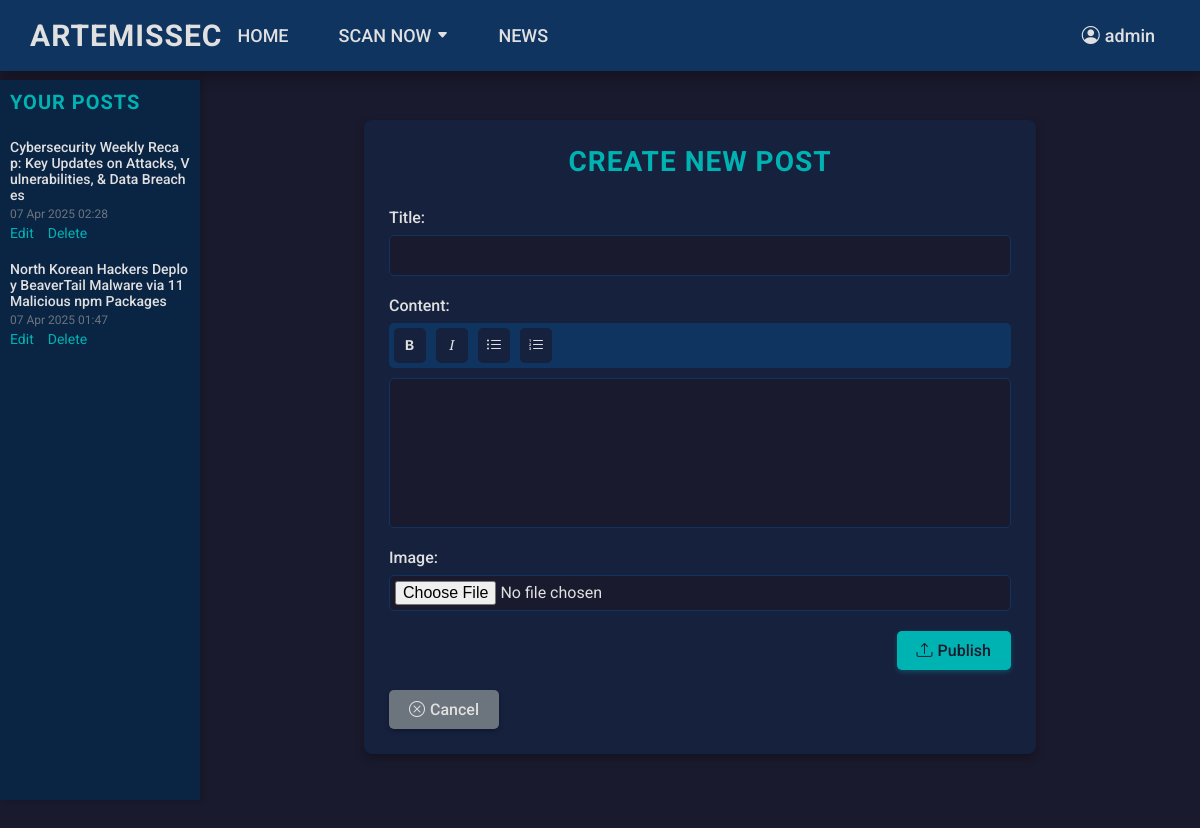
The app's page /news/ (signed in) with its own data.
### authentication/models.py (models this page shows, shortened)
class CustomUser(AbstractUser):
    first_name = models.CharField(max_length=30, verbose_name="First Name")
    last_name = models.CharField(max_length=30, verbose_name="Last Name")
    birth_date = models.DateField(null=True, blank=True, verbose_name="Date of Birth")
    registration_date = models.DateTimeField(auto_now_add=True, verbose_name="Registration Date")
    last_login = models.DateTimeField(null=True, blank=True, verbose_name="Last Login", auto_now=True)  # Nuevo campo
    ACADEMIC_LEVEL_CHOICES = [
        ('student', 'Student'),
        ('professional', 'Professional'),
        ('other', 'Other'),
    ]
    academic_level = models.CharField(
        max_length=20,
        choices=ACADEMIC_LEVEL_CHOICES,
        default='student',
        verbose_name="Academic Level"
    )
    groups = models.ManyToManyField(
        'auth.Group',
        related_name='customuser_groups',  # Unique reverse accessor name
        blank=True,
        help_text='The groups this user belongs to.',
        related_query_name='customuser'
    )
    user_permissions = models.ManyToManyField(
        'auth.Permission',
        related_name='customuser_permissions',  # Unique reverse accessor name
        blank=True,
        help_text='Specific permissions for this user.',
        related_query_name='customuser'
    )

### news/models.py (models this page shows, shortened)
class News(models.Model):
    title = models.CharField(max_length=200)
    content = models.TextField()
    image = models.ImageField(upload_to='news_images/', blank=True, null=True)
    author = models.ForeignKey(settings.AUTH_USER_MODEL, on_delete=models.CASCADE)
    created_at = models.DateTimeField(auto_now_add=True)
    updated_at = models.DateTimeField(auto_now=True)

### news/views.py (the view, shortened to what this page needs)
# urls.py: path('news/', NewsCreateView.as_view(), name='create_news'),
class NewsCreateView(LoginRequiredMixin, CreateView):
    model = News
    form_class = NewsForm
    template_name = 'news/create_news.html'
    success_url = reverse_lazy('home')
    def get_context_data(self, **kwargs):
        context = super().get_context_data(**kwargs)
        context['user_news'] = News.objects.filter(author=self.request.user).order_by('-created_at')
        return context

### news/forms.py
class NewsForm(forms.ModelForm):
    class Meta:
        model = News
        fields = ['title', 'content', 'image']

### news/templates/news/create_news.html (shortened to what this page needs)
{% extends 'base.html' %}
{% load static %}
{% block extra_css %}
    <link rel="stylesheet" href="{% static 'css/news.css' %}">
{% endblock %}
{% block content %}
    <div class="create-news-container">
        <div class="history-panel">
            <h2>Your Posts</h2>
            {% for news in user_news %}
                <div class="history-item">
                    <p>{{ news.title }}</p>
                    <small>{{ news.created_at|date:"d M Y H:i" }}</small>
                    <a href="#" class="edit-link" data-id="{{ news.pk }}">Edit</a>
                    <a href="#" class="delete-link" data-id="{{ news.pk }}">Delete</a>
                </div>
            {% empty %}
                <p class="no-posts">No posts yet.</p>
            {% endfor %}
        </div>
        <div class="create-news-main">
            <div class="create-news-box">
                <h1>Create New Post</h1>
                <form method="post" enctype="multipart/form-data" class="news-form" id="news-form">
                    <div class="form-group">
                        {{ form.title.label_tag }}
                        {{ form.title }}
                    </div>
                    <div class="form-group">
                        {{ form.content.label_tag }}
                        <div class="formatting-toolbar">
                            <button type="button" class="format-btn" data-action="bold" title="Bold"><i class="bi bi-type-bold"></i></button>
                            <button type="button" class="format-btn" data-action="italic" title="Italic"><i class="bi bi-type-italic"></i></button>
                            <button type="button" class="format-btn" data-action="bullet" title="Bulleted List"><i class="bi bi-list-ul"></i></button>
                            <button type="button" class="format-btn" data-action="number" title="Numbered List"><i class="bi bi-list-ol"></i></button>
                        </div>
                        <div class="content-editor" contenteditable="true" id="content-editor">{{ form.content.value|default:'' }}</div>
                    </div>
                    <div class="form-group">
                        {{ form.image.label_tag }}
                        {{ form.image }}
                    </div>
                    <button type="submit" class="btn btn-submit">
                        <i class="bi bi-upload"></i> <span id="submit-text">Publish</span>
                    </button>
                </form>
                <a href="{% url 'home' %}" class="btn btn-cancel">
                    <i class="bi bi-x-circle"></i> Cancel
                </a>
            </div>
        </div>
    </div>
{% endblock %}

### templates/base.html (shortened to what this page needs)
{% load static %}
<!DOCTYPE html>
<html lang="en">
<head>
    <link rel="stylesheet" href="{% static 'css/styles.css' %}">
    <link rel="stylesheet" href="{% static 'css/navbar.css' %}">
    {% block extra_css %}{% endblock %}
    <link rel="stylesheet" href="https://cdn.jsdelivr.net/npm/bootstrap-icons/font/bootstrap-icons.css">
</head>
<body>
<nav class="navbar">
    <a href="/" class="logo">ArtemisSEC</a>
    <div class="navbar-container">
        <ul class="navbar-links">
            <li><a href="/" class="nav-link">HOME</a></li>
            <li class="dropdown">
                <a href="#" class="nav-link dropdown-toggle" id="scanDropdown">
                    SCAN NOW <i class="bi bi-caret-down-fill"></i>
                </a>
            </li>
            <li><a href="/news/" class="nav-link">NEWS</a></li>
        </ul>
        <div class="auth-container">
            <div class="dropdown">
                <a href="#" class="nav-link dropdown-toggle" id="userDropdown">
                    <i class="bi bi-person-circle"></i>
                    <span>{{ user.username }}</span>
                </a>
            </div>
        </div>
    </div>
</nav>
<div class="content">
    {% block content %}{% endblock %}
</div>
</body>
</html>

### static/css/styles.css (style rules this page uses)
* { margin: 0; padding: 0; box-sizing: border-box; font-family: 'Roboto', sans-serif; }
body { background-color: #1a1a2e; color: #e0e0e0; min-height: 100vh; margin: 0; padding: 0; }
.content { width: 100%; min-height: calc(100vh - 60px); padding: 0; margin-top: 60px; background-color: #1a1a2e; }
.auth-container { margin-left: auto; }

### static/css/navbar.css (style rules this page uses)
.navbar { background-color: #0f3460; display: flex; align-items: center; justify-content: space-between; padding: 15px 30px; width: 100%; box-shadow: 0 4px 15px rgba(0, 0, 0, 0.4); position: fixed; top: 0; left: 0; z-index: 1000; transition: box-shadow 0.3s ease; }
.logo { color: #e0e0e0; text-decoration: none; font-size: 30px; font-family: 'Roboto', sans-serif; font-weight: 700; letter-spacing: 1px; text-transform: uppercase; transition: color 0.3s ease, transform 0.3s ease; }
.navbar-container { display: flex; align-items: center; gap: 30px; flex-grow: 1; justify-content: flex-end; }
.navbar-links { display: flex; align-items: center; gap: 20px; }
.navbar-links li { list-style: none; position: relative; }
.nav-link, .nav-login { color: #e0e0e0; text-decoration: none; font-size: 18px; font-weight: 500; padding: 10px 15px; border-radius: 8px; transition: all 0.3s ease; position: relative; overflow: hidden; }
.nav-link::before { content: ''; position: absolute; bottom: 0; left: 50%; width: 0; height: 2px; background-color: #00b3b3; transition: width 0.3s ease, left 0.3s ease; }
.dropdown { position: relative; }
.dropdown-toggle { display: flex; align-items: center; gap: 5px; }
.dropdown-toggle .bi-caret-down-fill { font-size: 12px; color: #e0e0e0; transition: transform 0.3s ease, color 0.3s ease; }

### records on screen
CustomUser: username "admin"
News: title "Cybersecurity Weekly Recap: Key Updates on Attacks, Vulnerabilities, & Data Breaches", created_at "07 Apr 2025 02:28"
News: title "North Korean Hackers Deploy BeaverTail Malware via 11 Malicious npm Packages", created_at "07 Apr 2025 01:47"
